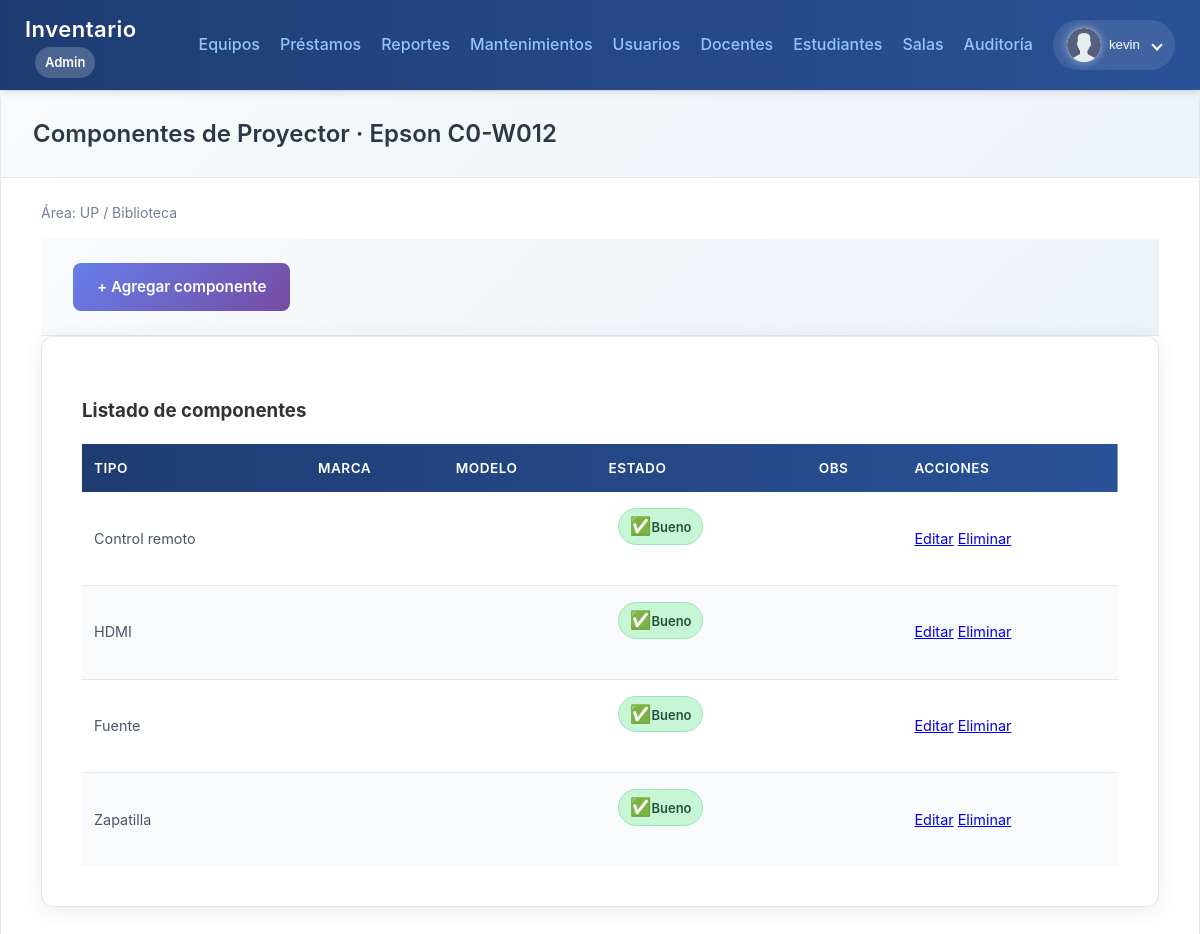
Page /public/equipos_componentes.php?id=1 (signed in) on the committed database.
### tables this page shows
CREATE TABLE `equipos` (
  `id` int(11) NOT NULL,
  `area_id` int(11) NOT NULL,
  `sala_id` int(11) DEFAULT NULL,
  `tipo` varchar(60) NOT NULL,
  `marca` varchar(80) DEFAULT NULL,
  `modelo` varchar(120) DEFAULT NULL,
  `nro_serie` varchar(120) DEFAULT NULL,
  `serial_interno` varchar(32) NOT NULL,
  `estado` varchar(20) NOT NULL DEFAULT 'bueno',
  `prestado` tinyint(1) NOT NULL DEFAULT 0,
  `con_reporte` tinyint(1) NOT NULL DEFAULT 0,
  `detalles` longtext DEFAULT NULL CHECK (json_valid(`detalles`)),
  `creado_en` timestamp NOT NULL DEFAULT current_timestamp(),
  `actualizado_en` timestamp NULL DEFAULT NULL ON UPDATE current_timestamp(),
  `en_mantenimiento` tinyint(1) DEFAULT 0,
  `con_fallos` tinyint(1) DEFAULT 0
);

CREATE TABLE `areas` (
  `id` int(11) NOT NULL,
  `nombre` varchar(80) NOT NULL,
  `creado_en` timestamp NOT NULL DEFAULT current_timestamp()
);

CREATE TABLE `salas` (
  `id` int(11) NOT NULL,
  `area_id` int(11) NOT NULL,
  `nombre` varchar(120) NOT NULL,
  `descripcion` text DEFAULT NULL,
  `creado_en` timestamp NOT NULL DEFAULT current_timestamp()
);

CREATE TABLE `componentes` (
  `id` int(11) NOT NULL,
  `equipo_id` int(11) NOT NULL,
  `tipo` varchar(80) NOT NULL,
  `marca` varchar(80) DEFAULT NULL,
  `modelo` varchar(120) DEFAULT NULL,
  `nro_serie` varchar(120) DEFAULT NULL,
  `estado` varchar(20) NOT NULL DEFAULT 'bueno',
  `observacion` text DEFAULT NULL,
  `creado_en` timestamp NOT NULL DEFAULT current_timestamp()
);

### public/equipos_componentes.php (the view, shortened to what this page needs)
<?php
require __DIR__ . '/../init.php';
$equipo_id = intval($_GET['id'] ?? 0);
$stmt = $mysqli->prepare("SELECT e.*, a.nombre AS area, s.nombre AS sala
                          FROM equipos e
                          JOIN areas a ON a.id=e.area_id
                          LEFT JOIN salas s ON s.id=e.sala_id
                          WHERE e.id=?");
$stmt->bind_param("i", $equipo_id);
$stmt->execute();
$equipo = $stmt->get_result()->fetch_assoc();
$stmt = $mysqli->prepare("SELECT * FROM componentes WHERE equipo_id=? ORDER BY creado_en DESC");
$stmt->bind_param("i", $equipo_id);
$stmt->execute();
$componentes = $stmt->get_result()->fetch_all(MYSQLI_ASSOC);
?>
<head>
  <link rel="stylesheet" href="../css/tabla_equipos_componentes.css">
</head>
<?php
include __DIR__ . '/navbar.php';
?>
<div class="card">
  <h2>Componentes de <?= htmlspecialchars($equipo['tipo']) ?><?= $equipo['marca'] ? ' · ' . htmlspecialchars($equipo['marca']) : '' ?><?= $equipo['modelo'] ? ' ' . htmlspecialchars($equipo['modelo']) : '' ?></h2>
  <p class="muted">Área: <?= htmlspecialchars($equipo['area']) ?><?= $equipo['sala'] ? ' / ' . htmlspecialchars($equipo['sala']) : '' ?></p>
  <div class="actions">
    <a class="btn" href="/inventario_uni/public/equipos_componentes_form.php?id=<?= $equipo_id ?>">+ Agregar componente</a>
  </div>
  <div class="card">
    <h3>Listado de componentes</h3>
    <table>
      <thead>
        <tr>
          <th>Tipo</th>
          <th>Marca</th>
          <th>Modelo</th>
          <th>Estado</th>
          <th>Obs</th>
          <th>Acciones</th>
        </tr>
      </thead>
      <tbody>
        <?php if (!$componentes): ?>
          <tr>
            <td colspan="6" class="muted">Sin componentes.</td>
          </tr>
          <?php else: foreach ($componentes as $c): ?>
            <tr>
              <td><?= htmlspecialchars($c['tipo']) ?></td>
              <td><?= htmlspecialchars($c['marca']) ?></td>
              <td><?= htmlspecialchars($c['modelo']) ?></td>
              <td>
                <?php
                $cls = 'ok';
                ?>
                <span class="badge <?= $cls ?>"><?= htmlspecialchars($c['estado']) ?></span>
              </td>
              <td><?= htmlspecialchars($c['observacion']) ?></td>
              <td>
                <a href="componentes_editar.php?id=<?= $c['id'] ?>&equipo=<?= $equipo_id ?>" class="serial-btn btn-components">Editar</a>
                <a href="componentes_eliminar.php?id=<?= $c['id'] ?>&equipo=<?= $equipo_id ?>" class="serial-btn btn-public"
                  onclick="return confirm('¿Eliminar este componente?');">Eliminar</a>
              </td>
            </tr>
        <?php endforeach;
        endif; ?>
      </tbody>
    </table>
  </div>
</div>

### css/tabla_equipos_componentes.css (style rules this page uses)
* { box-sizing: border-box; }
body { font-family: 'Segoe UI', Tahoma, Geneva, Verdana, sans-serif; background: #f5f7fa; color: #333; line-height: 1.6; margin: 0; padding: 0; }
.card { background: white; border-radius: 12px; box-shadow: 0 4px 20px rgba(0, 0, 0, 0.08); border: 1px solid #e1e8ed; padding: 2.5rem; transition: all 0.3s ease; animation: slideIn 0.6s ease-out; }
.card h2 { color: #2d3748; font-size: 1.5rem; font-weight: 600; margin-bottom: 1rem; padding: 1.5rem 2rem; background: linear-gradient(135deg, #f8fafc 0%, #edf2f7 100%); border-bottom: 1px solid #e2e8f0; margin: -2.5rem -2.5rem 1.5rem -2.5rem; }
button[type="submit"], .btn { background: linear-gradient(135deg, #667eea 0%, #764ba2 100%); color: white; border: none; padding: 1rem 2rem; border-radius: 8px; font-size: 1rem; font-weight: 600; cursor: pointer; transition: all 0.3s ease; font-family: inherit; text-decoration: none; display: inline-block; text-align: center; white-space: nowrap; }
.error, .ok, .info { padding: 1rem 1.25rem; border-radius: 8px; margin-bottom: 1.5rem; font-weight: 500; display: flex; align-items: center; gap: 0.5rem; }
.ok { background: #c6f6d5; color: #22543d; border: 1px solid #9ae6b4; }
.ok::before { content: '✅'; font-size: 1.1rem; }
.actions { background: linear-gradient(135deg, #f8fafc 0%, #edf2f7 100%); padding: 1.5rem 2rem; border-bottom: 1px solid #e2e8f0; display: flex; justify-content: space-between; align-items: center; gap: 1rem; flex-wrap: wrap; }
.actions .btn { padding: 0.75rem 1.5rem; font-size: 0.95rem; display: inline-flex; align-items: center; gap: 0.5rem; }
table { width: 100%; border-collapse: collapse; font-size: 0.9rem; background: white; }
thead { background: linear-gradient(90deg, #1e3c72, #2a5298); color: #fff; }
th { color: white; padding: 1rem 0.75rem; text-align: left; font-weight: 600; font-size: 0.85rem; text-transform: uppercase; letter-spacing: 0.5px; white-space: nowrap; }
td { padding: 1rem 0.75rem; border-bottom: 1px solid #e2e8f0; color: #4a5568; vertical-align: middle; line-height: 1.4; }
tbody tr { transition: all 0.2s ease; }
tbody tr:nth-child(even) { background: #f8fafc; }
tbody tr:last-child td { border-bottom: none; }
.badge { padding: 0.3rem 0.75rem; border-radius: 12px; font-size: 0.75rem; font-weight: 600; text-transform: capitalize; white-space: nowrap; display: inline-block; }
.badge.ok { background: #c6f6d5; color: #22543d; border: 1px solid #9ae6b4; }
.muted { color: #718096; font-size: 0.875rem; }

### css/navbar.css (style rules this page uses)
:root { --primary-color: #6366f1; --secondary-color: #0f172a; --secondary-light: #1e293b; --bg-dark: #0f172a; --shadow-md: 0 4px 6px -1px rgba(0, 0, 0, 0.1); --transition-fast: 150ms ease-in-out; --bg-secondary: #ffffff; --text-primary: #1e293b; --table-header-bg: #1e3a8a; --table-header-text: #ffffff; }
body { margin: 0; font-family: 'Inter', -apple-system, BlinkMacSystemFont, 'Segoe UI', Roboto, sans-serif; background-color: #f5f6fa; }
.badge { background: rgba(255, 255, 255, 0.2); color: #fff; padding: 5px 10px; border-radius: 20px; font-size: 13px; margin-left: 10px; }

### rows in the picture
equipos: tipo "Proyector", marca "Epson", modelo "C0-W012", area.nombre "UP", sala.nombre "Biblioteca"
componentes: tipo "Control remoto", estado "Bueno"
componentes: tipo "HDMI", estado "Bueno"
componentes: tipo "Fuente", estado "Bueno"
componentes: tipo "Zapatilla", estado "Bueno"

### other values in the picture
$rol "Admin"
user()['nombre'] "kevin"
